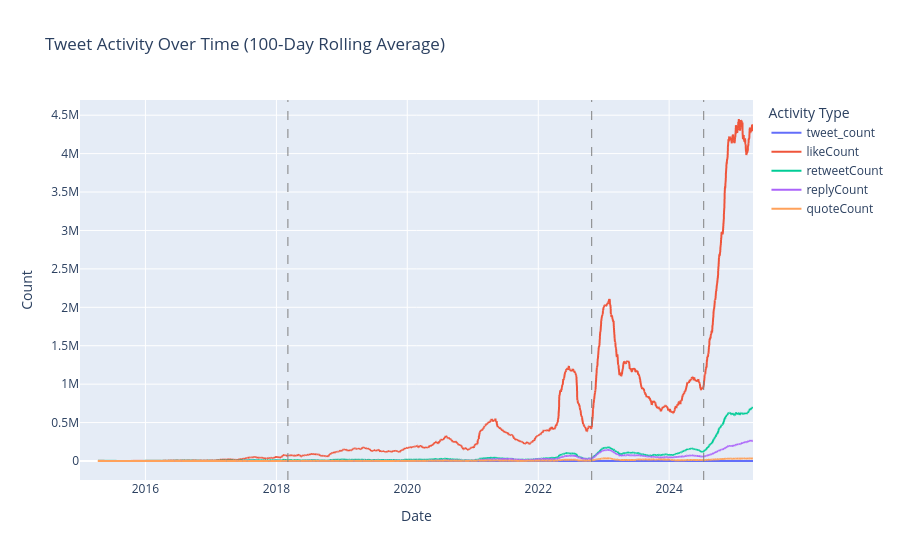
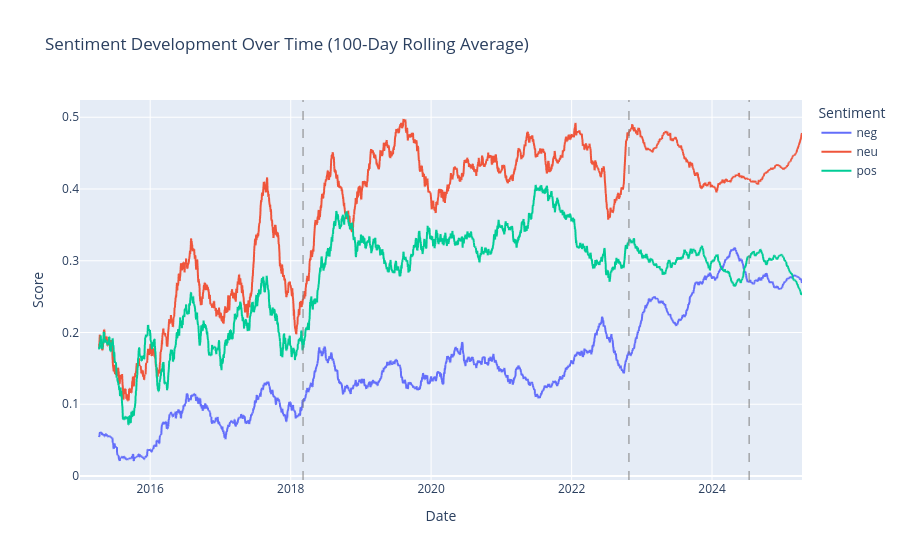
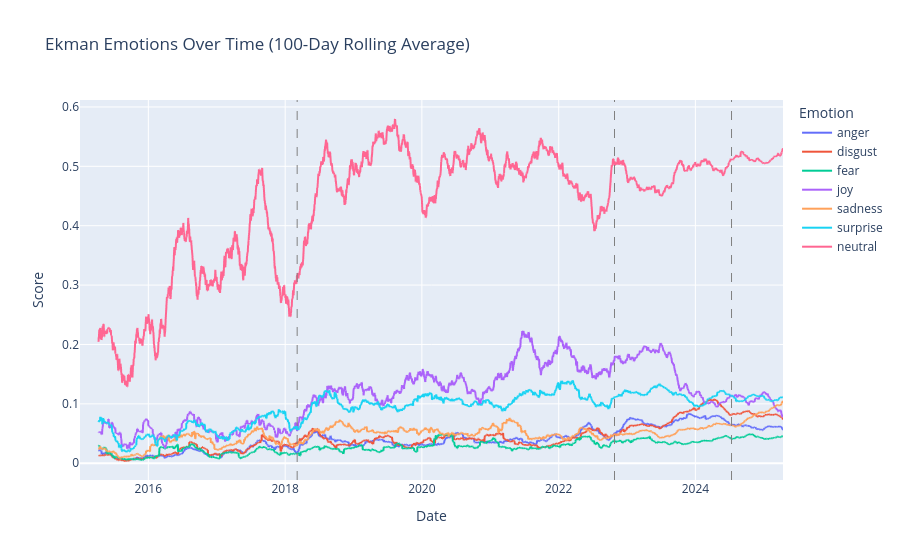
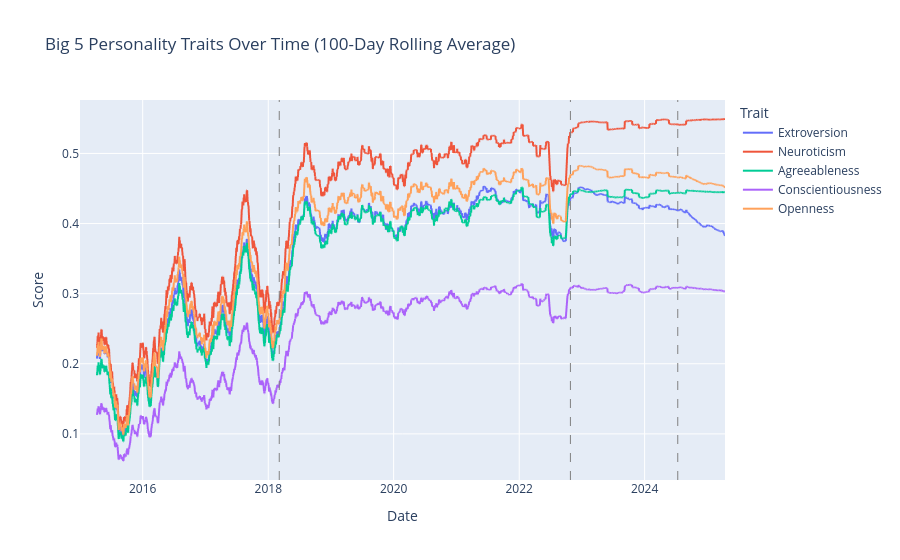

Source (notebook cell) for these figures, in order:
### Markdown cell above
# Vizualization

Visualize (100 tage rolling window):
- Tweet activity over time
- Sentiment development over time
- Ekman Emotions over time
- Big 5 Personality traits over time
- Word distribution over time
- Tweet topics over time

### Code cell
# Definieren des gleitenden Fensters
ROLLING_WINDOW = 100

# Daten für die vertikalen Linien
vline_dates = ["2018-03-06", "2022-10-26", "2024-07-12"]

# Wichtiger Hinweis: Wir setzen den 'date'-Index für die Rolling-Funktion, 
# damit sie korrekt auf dem Datum und nicht auf dem Zeilenindex arbeitet.
df_for_plotting = final_daily_df.set_index('date')

# --- 1. Tweet Activity Over Time ---
print("Plotting: Tweet activity over time...")
activity_cols = ['tweet_count', 'likeCount', 'retweetCount', 'replyCount', 'quoteCount']
activity_rolling = df_for_plotting[activity_cols].rolling(window=ROLLING_WINDOW).mean()

fig_activity = px.line(
    activity_rolling,
    y=activity_cols,
    title=f'Tweet Activity Over Time ({ROLLING_WINDOW}-Day Rolling Average)',
    labels={'value': 'Count', 'date': 'Date', 'variable': 'Activity Type'}
)
# Vertikale Linien hinzufügen
for date in vline_dates:
    fig_activity.add_vline(x=date, line_width=1, line_dash="dash", line_color="grey")
fig_activity.show()

# --- 2. Sentiment Development Over Time ---
print("Plotting: Sentiment development over time...")
sentiment_cols = ['neg', 'neu', 'pos']
sentiment_rolling = df_for_plotting[sentiment_cols].rolling(window=ROLLING_WINDOW).mean()

fig_sentiment = px.line(
    sentiment_rolling,
    y=sentiment_cols,
    title=f'Sentiment Development Over Time ({ROLLING_WINDOW}-Day Rolling Average)',
    labels={'value': 'Score', 'date': 'Date', 'variable': 'Sentiment'}
)
# Vertikale Linien hinzufügen
for date in vline_dates:
    fig_sentiment.add_vline(x=date, line_width=1, line_dash="dash", line_color="grey")
fig_sentiment.show()

# --- 3. Ekman Emotions Over Time ---
print("Plotting: Ekman Emotions over time...")
emotion_cols = ['anger', 'disgust', 'fear', 'joy', 'sadness', 'surprise', 'neutral']
emotions_rolling = df_for_plotting[emotion_cols].rolling(window=ROLLING_WINDOW).mean()

fig_emotions = px.line(
    emotions_rolling,
    y=emotion_cols,
    title=f'Ekman Emotions Over Time ({ROLLING_WINDOW}-Day Rolling Average)',
    labels={'value': 'Score', 'date': 'Date', 'variable': 'Emotion'}
)
# Vertikale Linien hinzufügen
for date in vline_dates:
    fig_emotions.add_vline(x=date, line_width=1, line_dash="dash", line_color="grey")
fig_emotions.show()

# --- 4. Big 5 Personality Traits Over Time ---
print("Plotting: Big 5 Personality traits over time...")
big5_cols = ['Extroversion', 'Neuroticism', 'Agreeableness', 'Conscientiousness', 'Openness']
big5_rolling = df_for_plotting[big5_cols].rolling(window=ROLLING_WINDOW).mean()

fig_big5 = px.line(
    big5_rolling,
    y=big5_cols,
    title=f'Big 5 Personality Traits Over Time ({ROLLING_WINDOW}-Day Rolling Average)',
    labels={'value': 'Score', 'date': 'Date', 'variable': 'Trait'}
)
# Vertikale Linien hinzufügen
for date in vline_dates:
    fig_big5.add_vline(x=date, line_width=1, line_dash="dash", line_color="grey")
fig_big5.show()

# --- 5. Word Distribution Over Time ---
print("Plotting: Word distribution over time...")
word_cols = ['tesla', 'stock', 'market', 'price', 'dogecoin', 'spacex', 'cybertruck', 'buy', 'sell']
words_rolling = df_for_plotting[word_cols].rolling(window=ROLLING_WINDOW).mean()

fig_words = px.line(
    words_rolling,
    y=word_cols,
    title=f'Word Distribution Over Time ({ROLLING_WINDOW}-Day Rolling Average)',
    labels={'value': 'Score / Frequency', 'date': 'Date', 'variable': 'Keyword'}
)
# Vertikale Linien hinzufügen
for date in vline_dates:
    fig_words.add_vline(x=date, line_width=1, line_dash="dash", line_color="grey")
fig_words.show()

# --- 6. Tweet Topics Over Time ---
print("Plotting: Tweet topics over time...")
topic_cols = df_for_plotting.loc[:, 'arts_culture':'youth_student_life'].columns.tolist()
topics_rolling = df_for_plotting[topic_cols].rolling(window=ROLLING_WINDOW).mean()

fig_topics = px.area(
    topics_rolling,
    y=topic_cols,
    title=f'Tweet Topics Over Time ({ROLLING_WINDOW}-Day Rolling Average)',
    labels={'value': 'Topic Score', 'date': 'Date', 'variable': 'Topic'}
)
fig_topics = px.line(
    topics_rolling,
    y=topic_cols,
    title=f'Tweet Topics Over Time ({ROLLING_WINDOW}-Day Rolling Average)',
    labels={'value': 'Topic Score', 'date': 'Date', 'variable': 'Topic'}
)
# Vertikale Linien hinzufügen
for date in vline_dates:
    fig_topics.add_vline(x=date, line_width=1, line_dash="dash", line_color="grey")
fig_topics.show()

### Figure 1 — Plotly figure (JSON) as saved in the notebook; plotly's stock layout.template omitted (floating-point values rounded to 4 significant figures; data arrays with more than 128 entries replaced by an {"elided": "..."} marker saying what was removed)
{"data": [{"hovertemplate": "Activity Type=tweet_count<br>Date=%{x}<br>Count=%{y}<extra></extra>", "legendgroup": "tweet_count", "line": {"color": "#636efa", "dash": "solid"}, "marker": {"symbol": "circle"}, "mode": "lines", "name": "tweet_count", "showlegend": true, "type": "scattergl", "x": {"elided": "3756 str values"}, "xaxis": "x", "y": {"elided": "3756 float values"}, "yaxis": "y"}, {"hovertemplate": "Activity Type=likeCount<br>Date=%{x}<br>Count=%{y}<extra></extra>", "legendgroup": "likeCount", "line": {"color": "#EF553B", "dash": "solid"}, "marker": {"symbol": "circle"}, "mode": "lines", "name": "likeCount", "showlegend": true, "type": "scattergl", "x": {"elided": "3756 str values"}, "xaxis": "x", "y": {"elided": "3756 float values"}, "yaxis": "y"}, {"hovertemplate": "Activity Type=retweetCount<br>Date=%{x}<br>Count=%{y}<extra></extra>", "legendgroup": "retweetCount", "line": {"color": "#00cc96", "dash": "solid"}, "marker": {"symbol": "circle"}, "mode": "lines", "name": "retweetCount", "showlegend": true, "type": "scattergl", "x": {"elided": "3756 str values"}, "xaxis": "x", "y": {"elided": "3756 float values"}, "yaxis": "y"}, {"hovertemplate": "Activity Type=replyCount<br>Date=%{x}<br>Count=%{y}<extra></extra>", "legendgroup": "replyCount", "line": {"color": "#ab63fa", "dash": "solid"}, "marker": {"symbol": "circle"}, "mode": "lines", "name": "replyCount", "showlegend": true, "type": "scattergl", "x": {"elided": "3756 str values"}, "xaxis": "x", "y": {"elided": "3756 float values"}, "yaxis": "y"}, {"hovertemplate": "Activity Type=quoteCount<br>Date=%{x}<br>Count=%{y}<extra></extra>", "legendgroup": "quoteCount", "line": {"color": "#FFA15A", "dash": "solid"}, "marker": {"symbol": "circle"}, "mode": "lines", "name": "quoteCount", "showlegend": true, "type": "scattergl", "x": {"elided": "3756 str values"}, "xaxis": "x", "y": {"elided": "3756 float values"}, "yaxis": "y"}], "layout": {"legend": {"title": {"text": "Activity Type"}, "tracegroupgap": 0}, "shapes": [{"line": {"color": "grey", "dash": "dash", "width": 1}, "type": "line", "x0": "2018-03-06", "x1": "2018-03-06", "xref": "x", "y0": 0, "y1": 1, "yref": "y domain"}, {"line": {"color": "grey", "dash": "dash", "width": 1}, "type": "line", "x0": "2022-10-26", "x1": "2022-10-26", "xref": "x", "y0": 0, "y1": 1, "yref": "y domain"}, {"line": {"color": "grey", "dash": "dash", "width": 1}, "type": "line", "x0": "2024-07-12", "x1": "2024-07-12", "xref": "x", "y0": 0, "y1": 1, "yref": "y domain"}], "title": {"text": "Tweet Activity Over Time (100-Day Rolling Average)"}, "xaxis": {"anchor": "y", "domain": [0, 1], "title": {"text": "Date"}}, "yaxis": {"anchor": "x", "domain": [0, 1], "title": {"text": "Count"}}}}

### Figure 2 — Plotly figure (JSON) as saved in the notebook; plotly's stock layout.template omitted (floating-point values rounded to 4 significant figures; data arrays with more than 128 entries replaced by an {"elided": "..."} marker saying what was removed)
{"data": [{"hovertemplate": "Sentiment=neg<br>Date=%{x}<br>Score=%{y}<extra></extra>", "legendgroup": "neg", "line": {"color": "#636efa", "dash": "solid"}, "marker": {"symbol": "circle"}, "mode": "lines", "name": "neg", "showlegend": true, "type": "scattergl", "x": {"elided": "3756 str values"}, "xaxis": "x", "y": {"elided": "3756 float values"}, "yaxis": "y"}, {"hovertemplate": "Sentiment=neu<br>Date=%{x}<br>Score=%{y}<extra></extra>", "legendgroup": "neu", "line": {"color": "#EF553B", "dash": "solid"}, "marker": {"symbol": "circle"}, "mode": "lines", "name": "neu", "showlegend": true, "type": "scattergl", "x": {"elided": "3756 str values"}, "xaxis": "x", "y": {"elided": "3756 float values"}, "yaxis": "y"}, {"hovertemplate": "Sentiment=pos<br>Date=%{x}<br>Score=%{y}<extra></extra>", "legendgroup": "pos", "line": {"color": "#00cc96", "dash": "solid"}, "marker": {"symbol": "circle"}, "mode": "lines", "name": "pos", "showlegend": true, "type": "scattergl", "x": {"elided": "3756 str values"}, "xaxis": "x", "y": {"elided": "3756 float values"}, "yaxis": "y"}], "layout": {"legend": {"title": {"text": "Sentiment"}, "tracegroupgap": 0}, "shapes": [{"line": {"color": "grey", "dash": "dash", "width": 1}, "type": "line", "x0": "2018-03-06", "x1": "2018-03-06", "xref": "x", "y0": 0, "y1": 1, "yref": "y domain"}, {"line": {"color": "grey", "dash": "dash", "width": 1}, "type": "line", "x0": "2022-10-26", "x1": "2022-10-26", "xref": "x", "y0": 0, "y1": 1, "yref": "y domain"}, {"line": {"color": "grey", "dash": "dash", "width": 1}, "type": "line", "x0": "2024-07-12", "x1": "2024-07-12", "xref": "x", "y0": 0, "y1": 1, "yref": "y domain"}], "title": {"text": "Sentiment Development Over Time (100-Day Rolling Average)"}, "xaxis": {"anchor": "y", "domain": [0, 1], "title": {"text": "Date"}}, "yaxis": {"anchor": "x", "domain": [0, 1], "title": {"text": "Score"}}}}

### Figure 3 — Plotly figure (JSON) as saved in the notebook; plotly's stock layout.template omitted (floating-point values rounded to 4 significant figures; data arrays with more than 128 entries replaced by an {"elided": "..."} marker saying what was removed)
{"data": [{"hovertemplate": "Emotion=anger<br>Date=%{x}<br>Score=%{y}<extra></extra>", "legendgroup": "anger", "line": {"color": "#636efa", "dash": "solid"}, "marker": {"symbol": "circle"}, "mode": "lines", "name": "anger", "showlegend": true, "type": "scattergl", "x": {"elided": "3756 str values"}, "xaxis": "x", "y": {"elided": "3756 float values"}, "yaxis": "y"}, {"hovertemplate": "Emotion=disgust<br>Date=%{x}<br>Score=%{y}<extra></extra>", "legendgroup": "disgust", "line": {"color": "#EF553B", "dash": "solid"}, "marker": {"symbol": "circle"}, "mode": "lines", "name": "disgust", "showlegend": true, "type": "scattergl", "x": {"elided": "3756 str values"}, "xaxis": "x", "y": {"elided": "3756 float values"}, "yaxis": "y"}, {"hovertemplate": "Emotion=fear<br>Date=%{x}<br>Score=%{y}<extra></extra>", "legendgroup": "fear", "line": {"color": "#00cc96", "dash": "solid"}, "marker": {"symbol": "circle"}, "mode": "lines", "name": "fear", "showlegend": true, "type": "scattergl", "x": {"elided": "3756 str values"}, "xaxis": "x", "y": {"elided": "3756 float values"}, "yaxis": "y"}, {"hovertemplate": "Emotion=joy<br>Date=%{x}<br>Score=%{y}<extra></extra>", "legendgroup": "joy", "line": {"color": "#ab63fa", "dash": "solid"}, "marker": {"symbol": "circle"}, "mode": "lines", "name": "joy", "showlegend": true, "type": "scattergl", "x": {"elided": "3756 str values"}, "xaxis": "x", "y": {"elided": "3756 float values"}, "yaxis": "y"}, {"hovertemplate": "Emotion=sadness<br>Date=%{x}<br>Score=%{y}<extra></extra>", "legendgroup": "sadness", "line": {"color": "#FFA15A", "dash": "solid"}, "marker": {"symbol": "circle"}, "mode": "lines", "name": "sadness", "showlegend": true, "type": "scattergl", "x": {"elided": "3756 str values"}, "xaxis": "x", "y": {"elided": "3756 float values"}, "yaxis": "y"}, {"hovertemplate": "Emotion=surprise<br>Date=%{x}<br>Score=%{y}<extra></extra>", "legendgroup": "surprise", "line": {"color": "#19d3f3", "dash": "solid"}, "marker": {"symbol": "circle"}, "mode": "lines", "name": "surprise", "showlegend": true, "type": "scattergl", "x": {"elided": "3756 str values"}, "xaxis": "x", "y": {"elided": "3756 float values"}, "yaxis": "y"}, {"hovertemplate": "Emotion=neutral<br>Date=%{x}<br>Score=%{y}<extra></extra>", "legendgroup": "neutral", "line": {"color": "#FF6692", "dash": "solid"}, "marker": {"symbol": "circle"}, "mode": "lines", "name": "neutral", "showlegend": true, "type": "scattergl", "x": {"elided": "3756 str values"}, "xaxis": "x", "y": {"elided": "3756 float values"}, "yaxis": "y"}], "layout": {"legend": {"title": {"text": "Emotion"}, "tracegroupgap": 0}, "shapes": [{"line": {"color": "grey", "dash": "dash", "width": 1}, "type": "line", "x0": "2018-03-06", "x1": "2018-03-06", "xref": "x", "y0": 0, "y1": 1, "yref": "y domain"}, {"line": {"color": "grey", "dash": "dash", "width": 1}, "type": "line", "x0": "2022-10-26", "x1": "2022-10-26", "xref": "x", "y0": 0, "y1": 1, "yref": "y domain"}, {"line": {"color": "grey", "dash": "dash", "width": 1}, "type": "line", "x0": "2024-07-12", "x1": "2024-07-12", "xref": "x", "y0": 0, "y1": 1, "yref": "y domain"}], "title": {"text": "Ekman Emotions Over Time (100-Day Rolling Average)"}, "xaxis": {"anchor": "y", "domain": [0, 1], "title": {"text": "Date"}}, "yaxis": {"anchor": "x", "domain": [0, 1], "title": {"text": "Score"}}}}

### Figure 4 — Plotly figure (JSON) as saved in the notebook; plotly's stock layout.template omitted (floating-point values rounded to 4 significant figures; data arrays with more than 128 entries replaced by an {"elided": "..."} marker saying what was removed)
{"data": [{"hovertemplate": "Trait=Extroversion<br>Date=%{x}<br>Score=%{y}<extra></extra>", "legendgroup": "Extroversion", "line": {"color": "#636efa", "dash": "solid"}, "marker": {"symbol": "circle"}, "mode": "lines", "name": "Extroversion", "showlegend": true, "type": "scattergl", "x": {"elided": "3756 str values"}, "xaxis": "x", "y": {"elided": "3756 float values"}, "yaxis": "y"}, {"hovertemplate": "Trait=Neuroticism<br>Date=%{x}<br>Score=%{y}<extra></extra>", "legendgroup": "Neuroticism", "line": {"color": "#EF553B", "dash": "solid"}, "marker": {"symbol": "circle"}, "mode": "lines", "name": "Neuroticism", "showlegend": true, "type": "scattergl", "x": {"elided": "3756 str values"}, "xaxis": "x", "y": {"elided": "3756 float values"}, "yaxis": "y"}, {"hovertemplate": "Trait=Agreeableness<br>Date=%{x}<br>Score=%{y}<extra></extra>", "legendgroup": "Agreeableness", "line": {"color": "#00cc96", "dash": "solid"}, "marker": {"symbol": "circle"}, "mode": "lines", "name": "Agreeableness", "showlegend": true, "type": "scattergl", "x": {"elided": "3756 str values"}, "xaxis": "x", "y": {"elided": "3756 float values"}, "yaxis": "y"}, {"hovertemplate": "Trait=Conscientiousness<br>Date=%{x}<br>Score=%{y}<extra></extra>", "legendgroup": "Conscientiousness", "line": {"color": "#ab63fa", "dash": "solid"}, "marker": {"symbol": "circle"}, "mode": "lines", "name": "Conscientiousness", "showlegend": true, "type": "scattergl", "x": {"elided": "3756 str values"}, "xaxis": "x", "y": {"elided": "3756 float values"}, "yaxis": "y"}, {"hovertemplate": "Trait=Openness<br>Date=%{x}<br>Score=%{y}<extra></extra>", "legendgroup": "Openness", "line": {"color": "#FFA15A", "dash": "solid"}, "marker": {"symbol": "circle"}, "mode": "lines", "name": "Openness", "showlegend": true, "type": "scattergl", "x": {"elided": "3756 str values"}, "xaxis": "x", "y": {"elided": "3756 float values"}, "yaxis": "y"}], "layout": {"legend": {"title": {"text": "Trait"}, "tracegroupgap": 0}, "shapes": [{"line": {"color": "grey", "dash": "dash", "width": 1}, "type": "line", "x0": "2018-03-06", "x1": "2018-03-06", "xref": "x", "y0": 0, "y1": 1, "yref": "y domain"}, {"line": {"color": "grey", "dash": "dash", "width": 1}, "type": "line", "x0": "2022-10-26", "x1": "2022-10-26", "xref": "x", "y0": 0, "y1": 1, "yref": "y domain"}, {"line": {"color": "grey", "dash": "dash", "width": 1}, "type": "line", "x0": "2024-07-12", "x1": "2024-07-12", "xref": "x", "y0": 0, "y1": 1, "yref": "y domain"}], "title": {"text": "Big 5 Personality Traits Over Time (100-Day Rolling Average)"}, "xaxis": {"anchor": "y", "domain": [0, 1], "title": {"text": "Date"}}, "yaxis": {"anchor": "x", "domain": [0, 1], "title": {"text": "Score"}}}}
